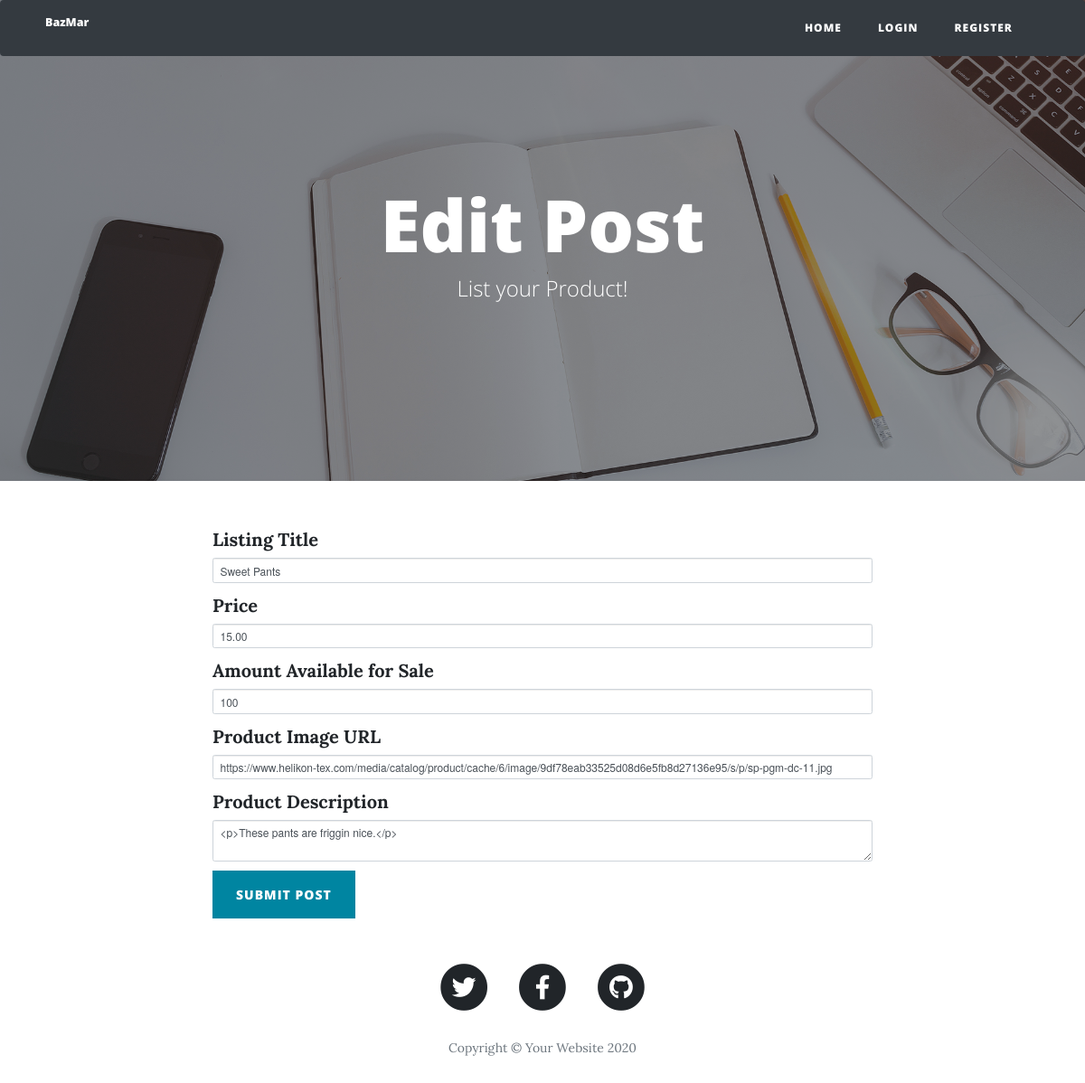
The app's page /edit-post/2 with its own data.
### main.py (models this page shows)
class Product(db.Model):
    __tablename__ = "products"
    id = db.Column(db.Integer, primary_key=True)
    owner_id = db.Column(db.Integer, db.ForeignKey("users.id"))
    title = db.Column(db.String(250), unique=True, nullable=False)
    price = db.Column(db.String(250), nullable=False)
    description = db.Column(db.String(250), nullable=False)
    stock = db.Column(db.Integer, nullable=False)
    img_url = db.Column(db.String(250), nullable=False)
    date_posted = db.Column(db.String(250), nullable=False)
    reviews = relationship("Review", back_populates="parent_product")
    product_owner = relationship("User", back_populates='products')

### main.py (the view, shortened to what this page needs)
@app.route("/edit-post/<int:product_id>", methods=["GET", "POST"])
def edit_listing(product_id):
    product = Product.query.get(product_id)
    edit_form = CreateListingForm(
        title=product.title,
        price=product.price,
        description=product.description,
        stock=product.stock,
        img_url=product.img_url,
        product_owner=current_user,
    )
    return render_template("add-listing.html", form=edit_form, is_edit=True, current_user=current_user)

### forms.py
class CreateListingForm(FlaskForm):
    title = StringField("Listing Title", validators=[DataRequired()])
    price = StringField("Price", validators=[DataRequired()])
    stock = StringField("Amount Available for Sale", validators=[DataRequired()])
    img_url = StringField("Product Image URL", validators=[DataRequired(), URL()])
    description = CKEditorField("Product Description", validators=[DataRequired()])
    submit = SubmitField("Submit Post")

### templates/add-listing.html (shortened to what this page needs)
{% extends 'bootstrap/base.html' %}
{% import "bootstrap/wtf.html" as wtf %}
{% block content %}
{% include "header.html" %}
  <header class="masthead" style="background-image: url('{{ url_for('static', filename='img/edit-bg.jpg')}}')">
    <div class="overlay"></div>
    <div class="container">
      <div class="row">
        <div class="col-lg-8 col-md-10 mx-auto">
          <div class="page-heading">
            {% if is_edit: %}
            <h1>Edit Post</h1>
            {% else: %}
            <h1>New Post</h1>
            {% endif %}
            <span class="subheading">List your Product!</span>
          </div>
        </div>
      </div>
    </div>
  </header>
  <div class="container">
    <div class="row">
      <div class="col-lg-8 col-md-10 mx-auto">
        {{ wtf.quick_form(form, novalidate=True, button_map={"submit": "primary"}) }}
      </div>
    </div>
  </div>
{% include "footer.html" %}
{% endblock %}

### records on screen
Product: title "Sweet Pants", price "15.00", stock "100", img_url "https://www.helikon-tex.com/media/catalog/product/cache/6/image/9df78eab33525d08d6e5fb8d27136e95/s/p/sp-pgm-dc-11.jpg", description "<p>These pants are friggin nice.</p>"
